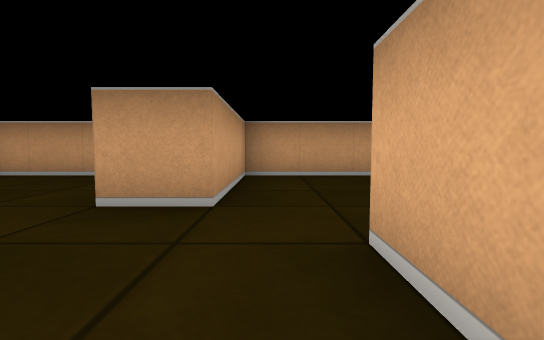
[1] (above)

14 first-person views from a walk through a cub3D maze. The camera is about half as high as the walls, tilts 4° down and sees 85° across. The floor is counted in squares. Each view is taken from the middle of a square. On the plan, view 1 faces up. The plan holds only what a view shows up to about 9 squares ahead; the rest is blank. The place goes on beyond the plan.

[2]
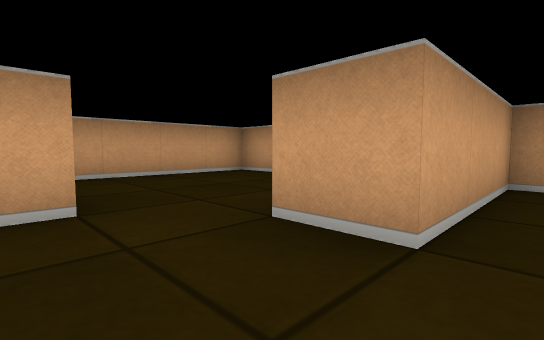

[3]
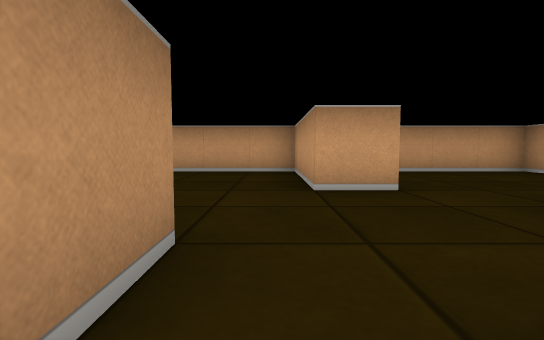

[4]
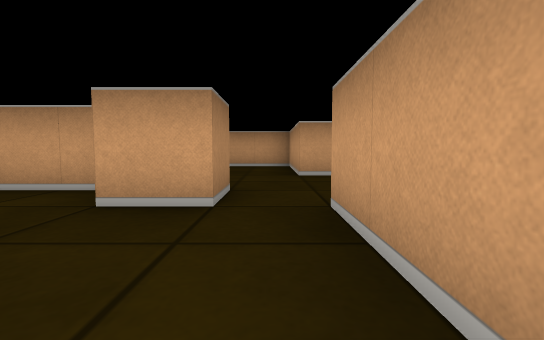

[5]
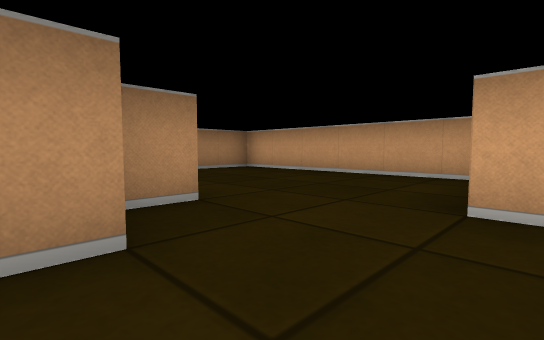

[6]
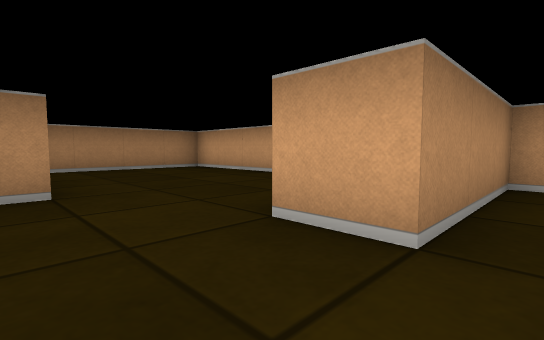

[7]
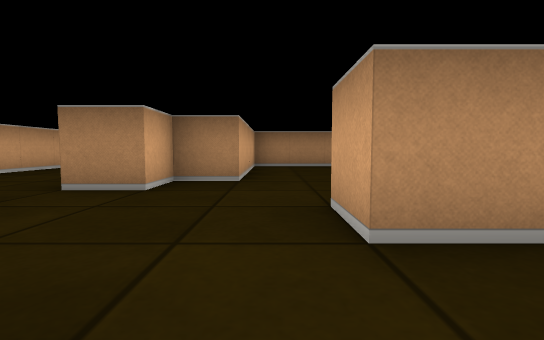

[8]
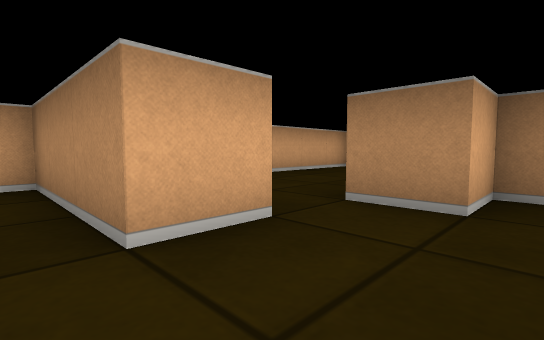

[9]
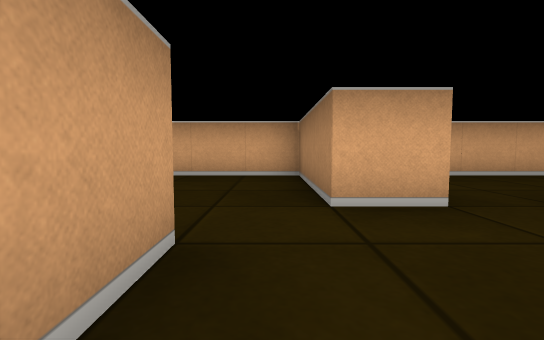

[10]
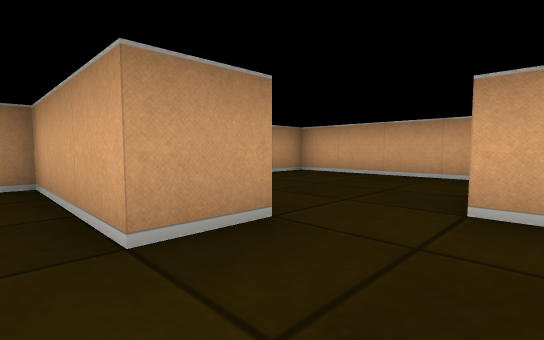

[11]
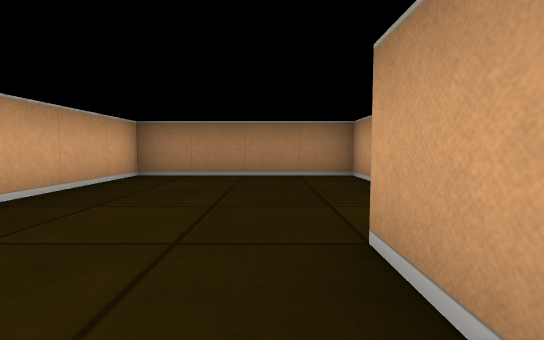

[12]
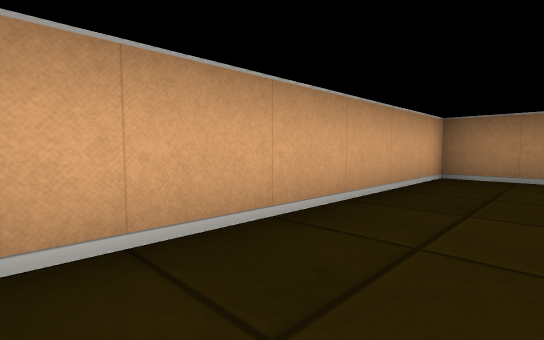

[13]
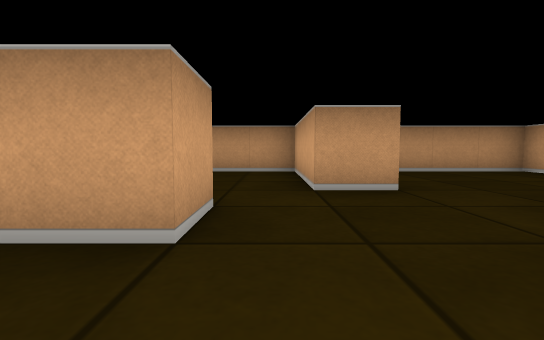

[14]
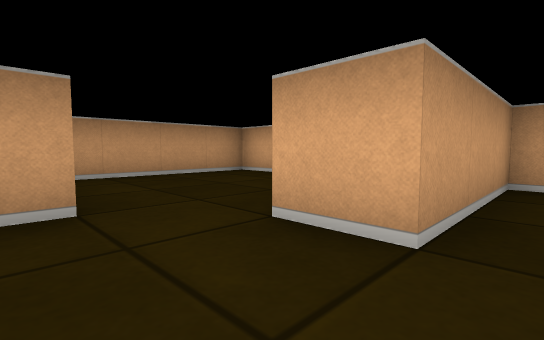

### Floor plan
Ten units are one square. View 1 is at (0, 0); x grows to the right and y downward. Boxes are objects, and circles mark ways between rooms. Rooms are numbered by the first view taken in them; rooms with no view inside come last. Other rooms are left out.
<svg viewBox="-60 -60 100 120">
<path fill="none" stroke="#000" d="M5 -5 5 -15 35 -15 35 -55 -5 -55 -5 -25 -15 -25M-25 -15 -25 -5 -35 -5M-5 5 5 5M-15 15 -5 15M-5 20 -5 55 35 55 35 -5 5 -5M5 5 5 15M-15 -25 -15 -55 -55 -55 -55 -15 -25 -15M-35 -5 -55 -5 -55 55 -15 55 -15 15M-5 15 -5 5"/>
<circle cx="0" cy="0" r="3" fill="#2a7"/>
<circle cx="-20" cy="-20" r="3" fill="#2a7"/>
<circle cx="-25" cy="0" r="3" fill="#2a7"/>
<text x="0" y="-30">1</text>
<text x="20" y="30">2</text>
<text x="-40" y="-40">3</text>
<text x="-40" y="30">4</text>
</svg>
Room 1 opens to room 2. Room 1 opens to room 3. Room 1 opens to room 4.

Where each view was taken, in squares from view 1:
view 1: 0 up, 0 right, facing up
view 2: 1 up, 0 right, facing up-left
view 3: 0 up, 1 right, facing left
view 4: 0 up, 3 right, facing left
view 5: 1 up, 0 right, facing down-left
view 6: 2 up, 1 left, facing down-left
view 7: 3 up, 2 left, facing down
view 8: 2 up, 1 left, facing down-right
view 9: 2 up, 2 left, facing right
view 10: 1 up, 2 left, facing up-right
view 11: 0 up, 1 right, facing down
view 12: 0 up, 2 right, facing down-right
view 13: 1 down, 2 left, facing up
view 14: 0 up, 1 left, facing up-right
